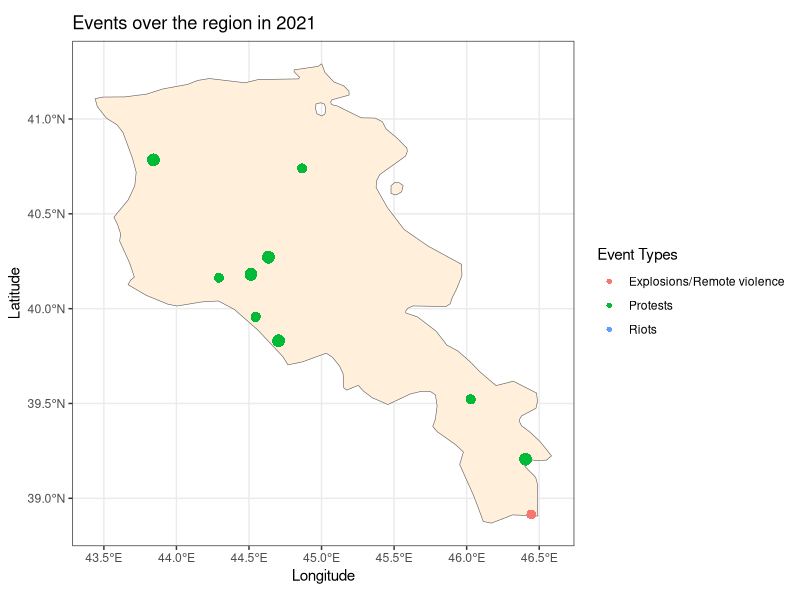
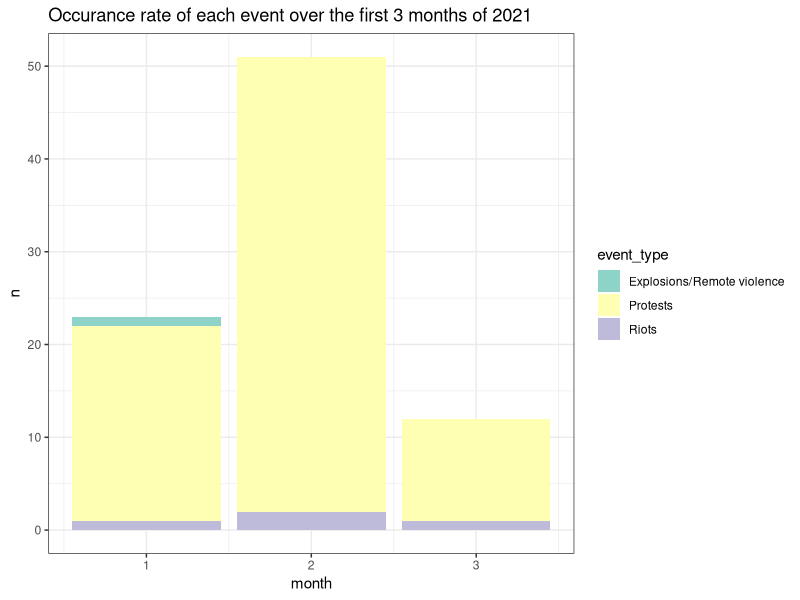
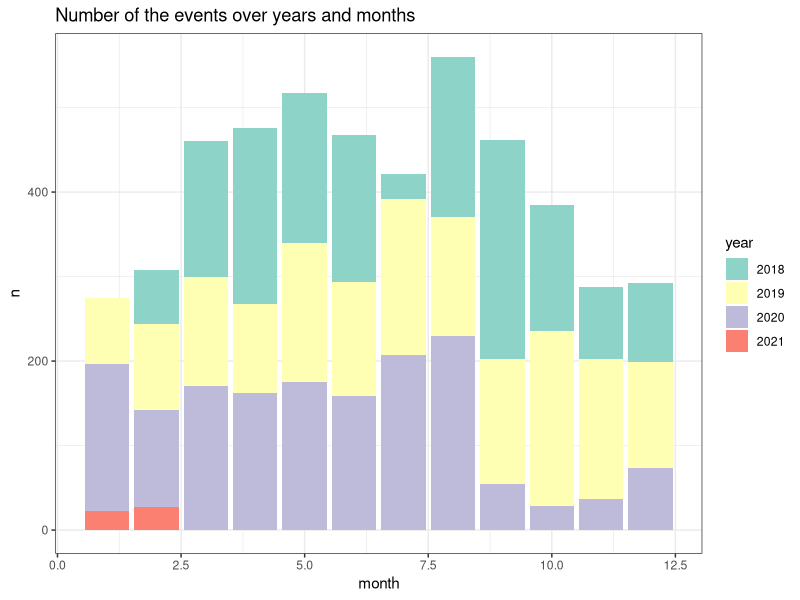
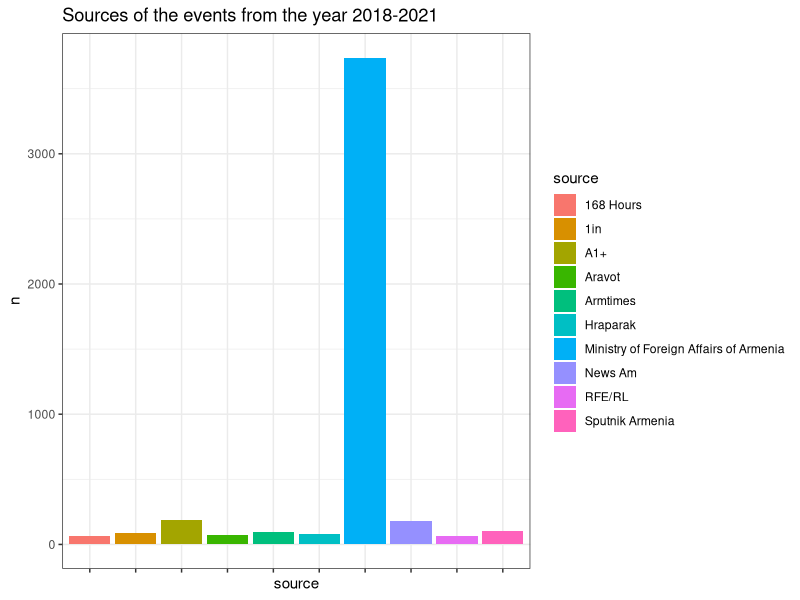
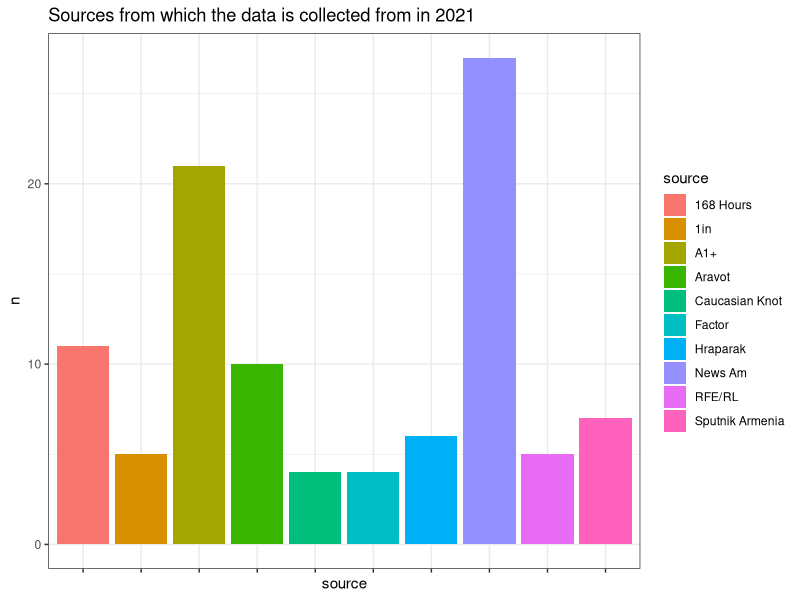

R code for these plots, in order:
## ---- chunk 1
knitr::opts_chunk$set(echo = FALSE, warning = FALSE, message = FALSE, fig.width=8,fig.height=4.5,dpi=300,out.width="1920px",out.height="1080px")
## ---- chunk 2
library(readr)
library(tidyverse)
library(stringr)
library("sf")
library("ggplot2")
theme_set(theme_bw())
library("rnaturalearth")
library("rnaturalearthdata")
library(data.table)
library(kableExtra)
library(tm)
library(RColorBrewer)
library(wordcloud)
data <- read_csv("2018-03-06-2021-03-12-Caucasus_and_Central_Asia-Armenia.csv")
data <- data[data$year == 2021,]
dt <- data[c(1:5),c(5,8,10,19,26)]

library(magrittr)
library(flextable)
data[1:5,c(5,8,10,19,26)] %>% 
  tibble::rownames_to_column() %>% 
  flextable() %>%
  set_header_labels(rowname = "") %>% 
  # add_header_row(values = c("", "Group 1", "Group 2"), 
  #                colwidths = c(1, 2, 2)) %>% 
  theme_zebra() %>% autofit()

data1 <- read_csv2("2018-02-13-2021-02-18-Caucasus_and_Central_Asia-Armenia.csv")
data1 <- data1 %>%
  distinct(data_id, .keep_all = T)
## ---- chunk 3
data <- data %>%
  distinct(data_id, .keep_all = T)
## ---- chunk 4

sites <- st_as_sf(data.frame(longitude = data$longitude,
                             latitude = data$latitude),
                  coords = c("longitude", "latitude"),
                  crs = 4326, agr = "constant")
cord_dens <- setDT(data)[, .N, longitude]

data2 <- merge(x = data,y = cord_dens,by= "longitude")

min_max_norm <- function(x) {
  (x - min(x)) / (max(x) - min(x))
}

data2$N <- min_max_norm(data2$N)+ 3

world <- ne_countries(scale='medium',returnclass = 'sf')


countries <- subset(world, admin %in% c("Armenia"))
(Armenia <- ggplot(data = countries) +
    geom_sf(fill = "antiquewhite1") +
    geom_sf(data = sites, size = data2$N, shape = 16, aes(color=data$event_type)) +
    xlab("Longitude")+ ylab("Latitude") + labs(color = "Event Types")) +
    ggtitle("Events over the region in 2021")
## ---- chunk 5
data$event_date <- as.Date(data$event_date, format = '%d %B %Y')

data3 <- data
data3$month <- month(data$event_date)
data3$year <- year(data$event_date)

# library(plotly)

data3$year <- as.factor(data3$year)
p <- ggplot(data3, aes(x = month)) +
  geom_bar(aes(y = ..count.., fill = event_type)) +
  scale_fill_brewer(palette = "Set3") +
  ylab("n") +
  ggtitle("Occurance rate of each event over the first 3 months of 2021")

p

## ---- chunk 6
data1$event_date <- as.Date(data1$event_date, format = '%d %B %Y')

data3 <- data1
data3$month <- month(data1$event_date)
data3$year <- year(data1$event_date)

# library(plotly)

data3$year <- as.factor(data3$year)
p <- ggplot(data3, aes(x = month)) +
  geom_bar(aes(y = ..count.., fill = year)) +
  scale_fill_brewer(palette = "Set3") +
  ylab("n") +
  ggtitle('Number of the events over years and months')

p

## ---- chunk 7

unique_sources <- unique(str_subset(data1$source,"^[^;]+$",negate = FALSE))
# make a df with unique source and count

# sum(str_detect(data2$source,unique_sources[3]))

sources_count <- data.frame(
  source = unique_sources,
  n = 0
)

for (i in 1:length(unique_sources)) {
  sources_count$n[i] = sum(str_detect(data1$source,unique_sources[i]))
}

sources_count <- sources_count[order(sources_count$n,decreasing = T),]

top_10_sources <- sources_count[c(1:10),]
ggplot(top_10_sources, aes(x = source, y = n, fill = source)) +
  geom_bar(stat = 'identity') + 
  theme(axis.text.x = element_blank()) +
  labs(title = "Sources of the events from the year 2018-2021")

## ---- chunk 8
unique_sources <- unique(str_subset(data$source,"^[^;]+$",negate = FALSE))
# make a df with unique source and count

# sum(str_detect(data$source,unique_sources[3]))

sources_count <- data.frame(
  source = unique_sources,
  n = 0
)

for (i in 1:length(unique_sources)) {
  sources_count$n[i] = sum(str_detect(data$source,unique_sources[i]))
}

sources_count <- sources_count[order(sources_count$n,decreasing = T),]

top_10_sources <- sources_count[c(1:10),]

ggplot(top_10_sources, aes(x = source, y = n, fill = source)) +
  geom_bar(stat = 'identity') +
  theme(axis.text.x = element_blank()) +
  labs(title = "Sources from which the data is collected from in 2021")
